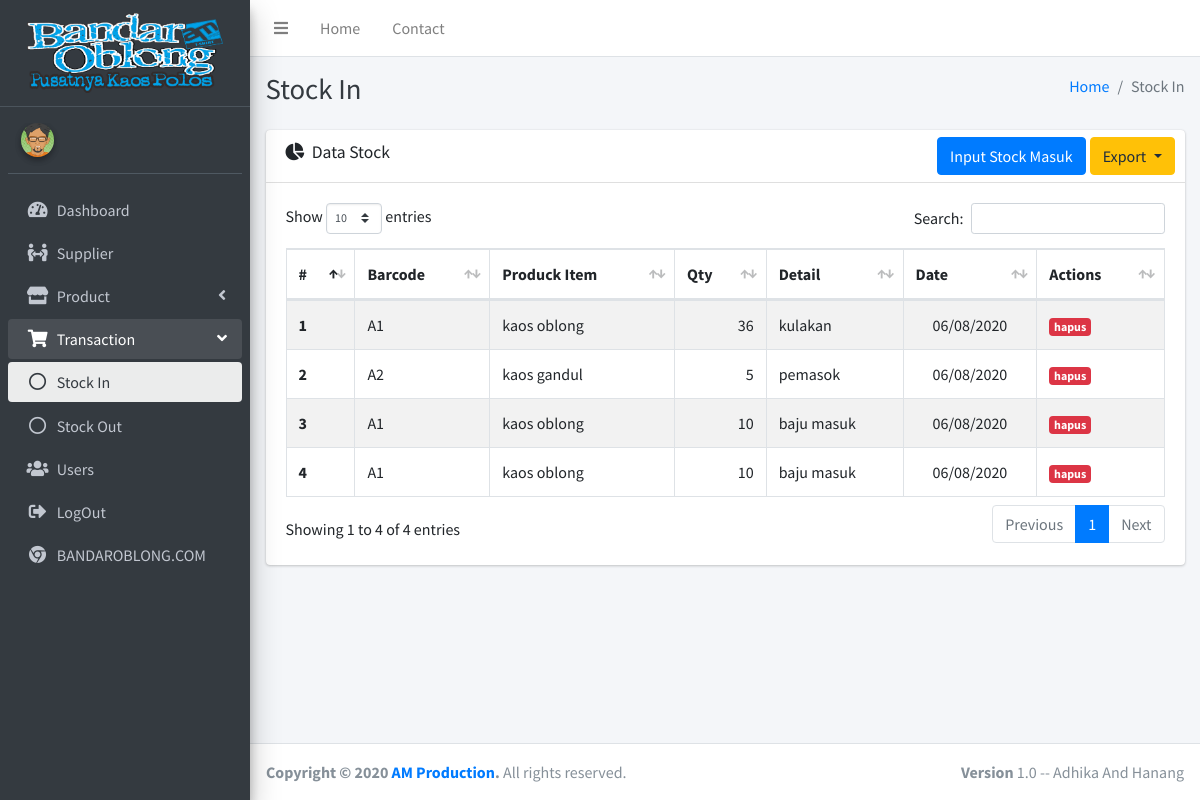
Before: /index.php/stock with the older database file.
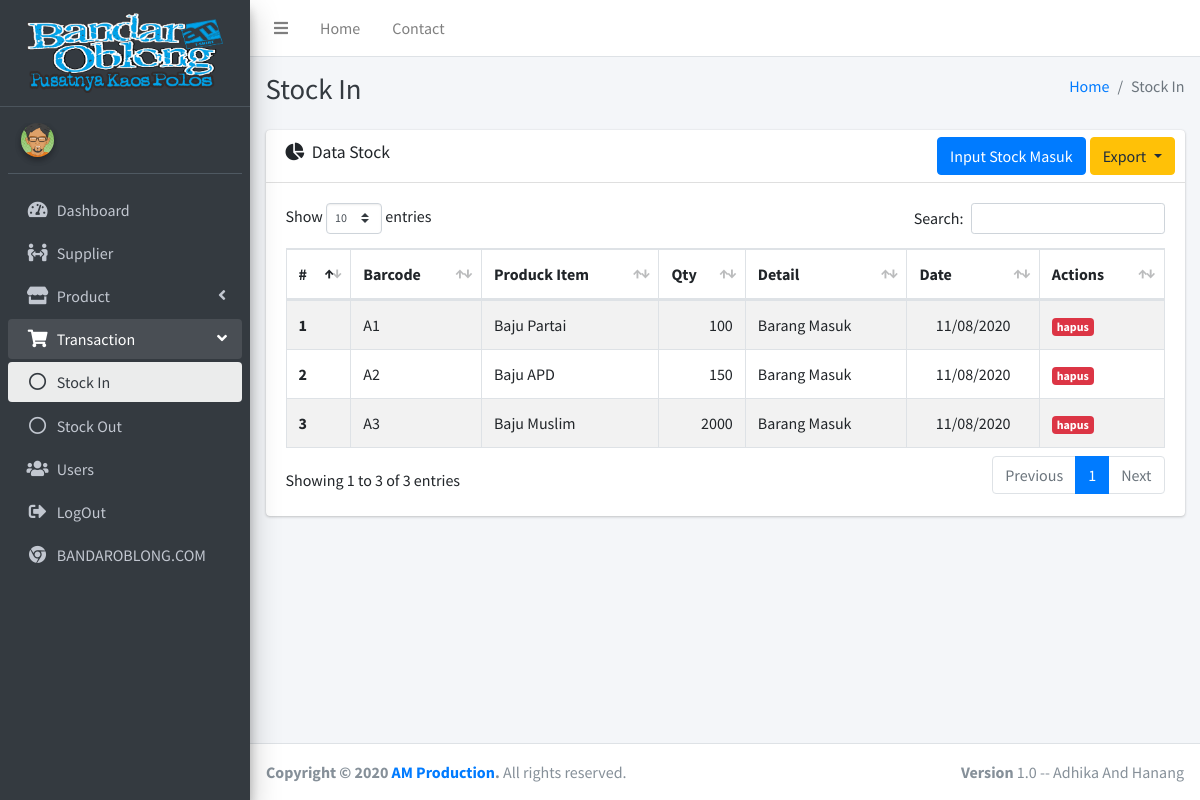
After: the same page with the newer database file.
### tables this page shows
CREATE TABLE IF NOT EXISTS `t_stock` (
  `id_stock` int(11) NOT NULL AUTO_INCREMENT,
  `item` int(11) NOT NULL,
  `type` enum('in','out') NOT NULL,
  `detail` varchar(128) NOT NULL,
  `supplier` int(11) DEFAULT NULL,
  `qty` int(11) NOT NULL,
  `date` date NOT NULL,
  `created` datetime NOT NULL DEFAULT CURRENT_TIMESTAMP,
  PRIMARY KEY (`id_stock`),
  KEY `supplier` (`supplier`),
  KEY `item` (`item`),
  CONSTRAINT `t_stock_ibfk_1` FOREIGN KEY (`supplier`) REFERENCES `supplier` (`id_supplier`),
  CONSTRAINT `t_stock_ibfk_2` FOREIGN KEY (`item`) REFERENCES `p_item` (`id_item`) ON DELETE CASCADE ON UPDATE CASCADE
);

CREATE TABLE IF NOT EXISTS `p_item` (
  `id_item` int(11) NOT NULL AUTO_INCREMENT,
  `barcode` varchar(128) DEFAULT NULL,
  `name` varchar(128) DEFAULT NULL,
  `category` int(11) DEFAULT NULL,
  `color` int(11) DEFAULT NULL,
  `size` varchar(10),
  `price` int(11),
  `stock` int(11) DEFAULT '0',
  `created` datetime DEFAULT CURRENT_TIMESTAMP,
  `updated` datetime DEFAULT NULL,
  PRIMARY KEY (`id_item`),
  UNIQUE KEY `barcode` (`barcode`),
  KEY `category` (`category`),
  KEY `color` (`color`),
  CONSTRAINT `FK_p_item_p_color` FOREIGN KEY (`color`) REFERENCES `p_color` (`id_color`),
  CONSTRAINT `p_item_ibfk_1` FOREIGN KEY (`category`) REFERENCES `p_category` (`id_category`)
);

### application/libraries/Template.php (called while the page is built)
<?php
class Template
{
    var $template_data = array();
    function set($name, $value)
    {
        $this->template_data[$name] = $value;
    }
    function load($template = '', $view = '', $view_data = array(), $return = false)
    {
        $this->CI = &get_instance();
        $this->set('contents', $this->CI->load->view($view, $view_data, true));
        return $this->CI->load->view($template, $this->template_data, $return);
    }
}

### application/controllers/Stock.php (called while the page is built, shortened)
<?php
class Stock extends CI_Controller
{
    function index()
    {
        $data['stock'] = $this->stock_m->get()->result();
        $data['item'] = $this->item_m->get()->result();
        $data['supplier'] = $this->supplier_m->get()->result();
        $this->template->load('templates/index', 'transaction/stock_in/index', $data);
    }
}

### index.php (called while the page is built, shortened)
<?php
require_once BASEPATH.'core/CodeIgniter.php';

### application/models/stock_m.php (called while the page is built, shortened)
<?php
class stock_m extends CI_Model
{
    public function get()
    {
        $this->db->select('t_stock.id_stock, p_item.barcode,p_item.name as item_name, qty, date, detail, supplier.name as supplier_name, p_item.id_item');
        $this->db->from('t_stock');
        $this->db->join('p_item', 'p_item.id_item = t_stock.item');
        $this->db->join('supplier', 'supplier.id_supplier = t_stock.supplier', 'left');
        $this->db->where('type', 'in');
        $query = $this->db->get();
        return $query;
    }
}

### application/helpers/auth_helper.php (called while the page is built, shortened)
<?php
function indo_date($date)
{
    $d = substr($date, 8, 2);
    $m = substr($date, 5, 2);
    $y = substr($date, 0, 4);
    return $d . '/' . $m . '/' . $y;
}

### application/views/transaction/stock_in/index.php (the view, shortened to what the changed rows need)
<div class="content-header">
    <div class="container-fluid">
        <div class="row mb-2">
            <div class="col-sm-6">
                <h1 class="m-0 text-dark">Stock In</h1>
            </div>
        </div>
    </div>
</div>
<section class="content">
    <div class="container-fluid">
        <div class="row">
            <section class="col-lg connectedSortable">
                <div class="card">
                    <div class="card-body">
                        <div class="tab-content p-0">
                            <table class="table table-hover table-bordered table-striped" id="table1">
                                <thead>
                                    <tr>
                                        <th scope="col">#</th>
                                        <th scope="col">Barcode</th>
                                        <th scope="col">Produck Item</th>
                                        <th scope="col">Qty</th>
                                        <th scope="col">Detail</th>
                                        <th scope="col">Date</th>
                                        <th scope="col">Actions</th>
                                    </tr>
                                </thead>
                                <tbody>
                                    <?php $k = 1; ?>
                                    <?php foreach ($stock as $key => $i) : ?>
                                        <tr>
                                            <th scope="row"><?= $k++; ?></th>
                                            <td><?= $i->barcode ?></td>
                                            <td><?= $i->item_name ?></td>
                                            <td class="text-right"><?= $i->qty ?></td>
                                            <td><?= $i->detail ?></td>
                                            <td class="text-center"><?= indo_date($i->date) ?></td>
                                            <td>
                                                <a href="<?= base_url('stock/hapusIn/' . $i->id_stock . '/' . $i->id_item) ?>" onclick="return confirm('Hapus Stock In? Jumlah Stok Akan Berkurang Pada Stok Barang!');" class="badge badge-danger">hapus</a>
                                            </td>
                                        </tr>
                                    <?php endforeach; ?>
                                </tbody>
                            </table>
                        </div>
                    </div>
                </div>
            </section>
        </div>
    </div>
</section>

Changed rows visible on the page:
removed t_stock: item.barcode "A1", item.name "kaos oblong", qty "36", detail "kulakan", date "06/08/2020"
removed t_stock: item.barcode "A2", item.name "kaos gandul", qty "5", detail "pemasok", date "06/08/2020"
removed t_stock: item.barcode "A1", item.name "kaos oblong", qty "10", detail "baju masuk", date "06/08/2020"
removed t_stock: item.barcode "A1", item.name "kaos oblong", qty "10", detail "baju masuk", date "06/08/2020"
added t_stock: item.barcode "A1", item.name "Baju Partai", qty "100", detail "Barang Masuk", date "11/08/2020"
added t_stock: item.barcode "A2", item.name "Baju APD", qty "150", detail "Barang Masuk", date "11/08/2020"
added t_stock: item.barcode "A3", item.name "Baju Muslim", qty "2000", detail "Barang Masuk", date "11/08/2020"
Other visible differences:
text written by a page script: "Show entries Search: Showing 1 to 4 of 4 entries Previous 1 Next" → "Show entries Search: Showing 1 to 3 of 3 entries Previous 1 Next"
